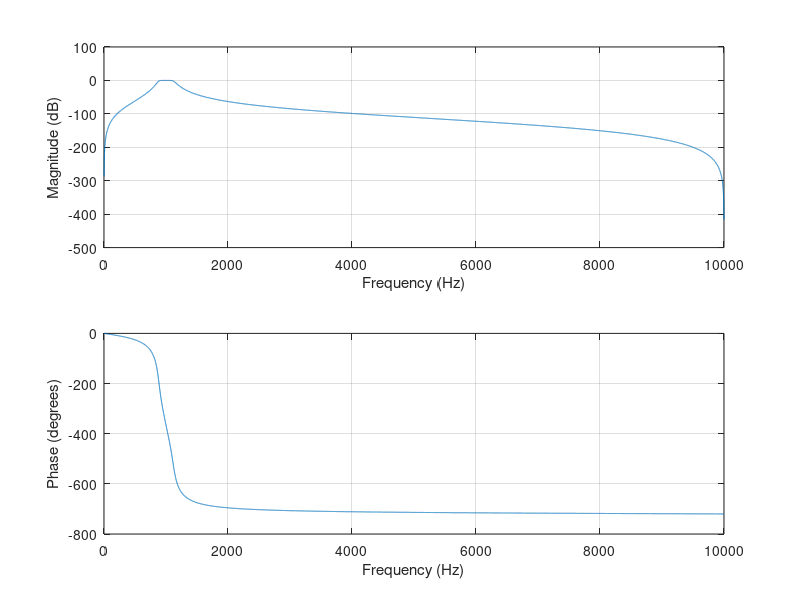
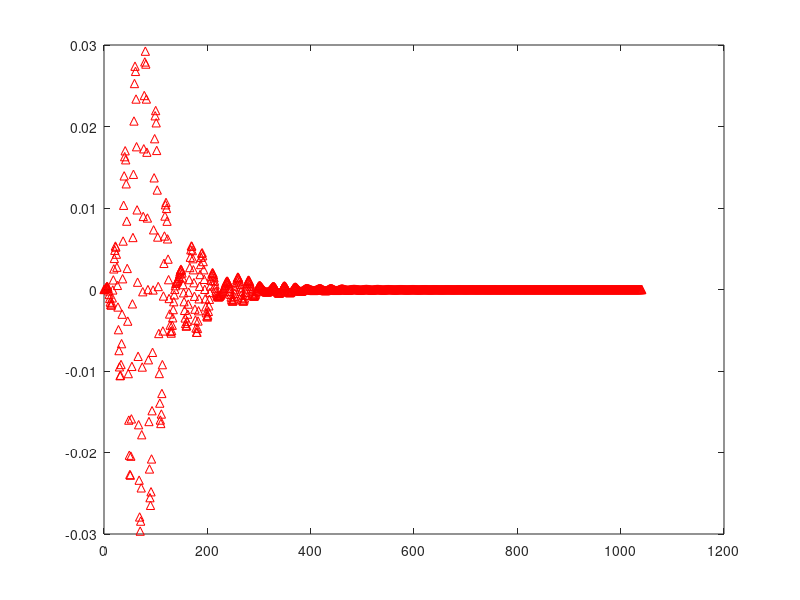

MATLAB code to generate these figures, in order: (Note: this script raises an error after producing the figures.)
clear all;
clc

N = 10000;
tmax = 0.5;
fs = N/tmax;

t = (0:N-1)*(1/fs);

x = sin(1e3*2*pi*t)+sin(2e3*2*pi*t)+normrnd(0,1,1,N);

%wp和ws分别是通带和阻带的频率(截止频率)。当wp和ws为二元矢量时，为带通或带阻滤波器，这时求出的Wn也是二元矢量；当wp和ws为一元矢量时，为低通或高通滤波器：当wp<ws时为低通滤波器，当wp>ws时为高通滤波器。
%wp和ws为二元矢量
wp = [900/(fs/2),1100/(fs/2)];                %设置通带频率，注意进行归一化
ws = [500/(fs/2),1500/(fs/2)];                %设置阻带频率

% 这两个滤波器设计成低通和高通都会把大量的噪声留下，所以还是设计成带通比较合适

Rp=1;                                   %设置通带波纹系数
Rs=20;                                  %设置阻带波纹系数

%巴特沃斯滤波器设计
[n,Wn]=buttord(wp,ws,Rp,Rs);
%求巴特沃斯滤波器阶数，输出参数N代表满足设计要求的滤波器的最小阶数，Wn是等效低通滤波器的截止频率
%无论是高通、带通和带阻滤波器，在设计中最终都等效于一个截止频率为Wn的低通滤波器
fprintf('巴特沃斯滤波器 N= %4d\n',n);    %显示滤波器阶数

[b1,a1]=butter(n+1,Wn);               %求巴特沃斯滤波器系数，即求传输函数的分子和分母的系数向量

x_a=filter(b1,a1,x);                 % 经过低通滤波器之后的时域波形


% 滤波器相关的部分
figure(1)
freqz(b1,a1,N,fs);                % 求滤波器的幅频特性
figure(2)
impz(b1,a1);                      % 滤波器的单位冲击响应

figure(3)
plotMany(x_a,t,N,fs);

%wp和ws分别是通带和阻带的频率(截止频率)。当wp和ws为二元矢量时，为带通或带阻滤波器，这时求出的Wn也是二元矢量；当wp和ws为一元矢量时，为低通或高通滤波器：当wp<ws时为低通滤波器，当wp>ws时为高通滤波器。
%wp和ws为二元矢量
wp = [1800/(fs/2),2200/(fs/2)];                %设置通带频率，注意进行归一化
ws = [1500/(fs/2),2500/(fs/2)];                %设置阻带频率

Rp=1;                                   %设置通带波纹系数
Rs=20;                                  %设置阻带波纹系数

%巴特沃斯滤波器设计
[n,Wn]=buttord(wp,ws,Rp,Rs);
%求巴特沃斯滤波器阶数，输出参数N代表满足设计要求的滤波器的最小阶数，Wn是等效低通滤波器的截止频率
%无论是高通、带通和带阻滤波器，在设计中最终都等效于一个截止频率为Wn的低通滤波器
fprintf('巴特沃斯滤波器 N= %4d\n',n);    %显示滤波器阶数

[b2,a2]=butter(n+1,Wn);               %求巴特沃斯滤波器系数，即求传输函数的分子和分母的系数向量
% 滤波器相关的部分
figure(4)
freqz(b2,a2,N,fs);                % 求滤波器的幅频特性
figure(5)
impz(b2,a2);                      % 滤波器的单位冲击响应

x_b=filter(b2,a2,x);                 % 经过高通滤波器之后的时域波形

figure(6)
plotMany(x_b,t,N,fs);

x_c = zeros(1,length(x));
for i = 1:length(x)
    x_c(i) = squareLaw(x(i));
end

figure(7)
plotMany(x_c,t,N,fs);

y = x_a+x_b+ x_c;

figure(8)
plotMany(y,t,N,fs);

